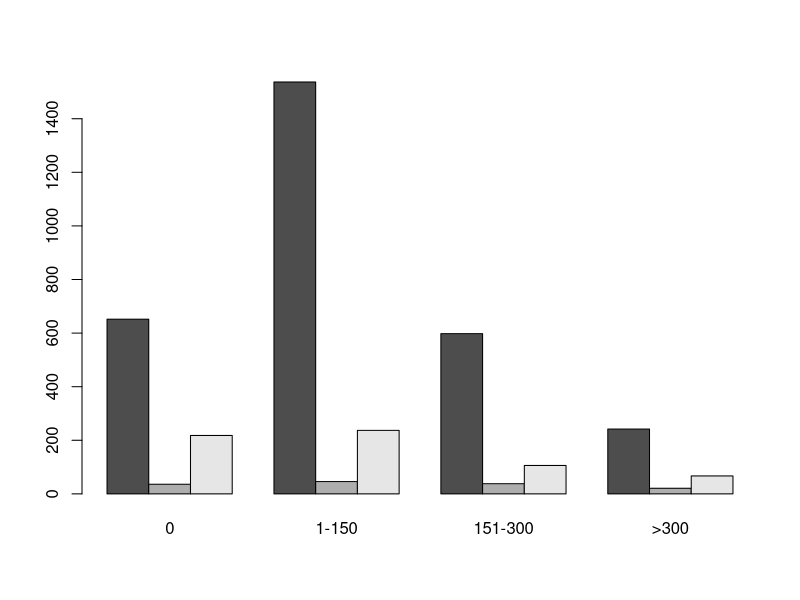
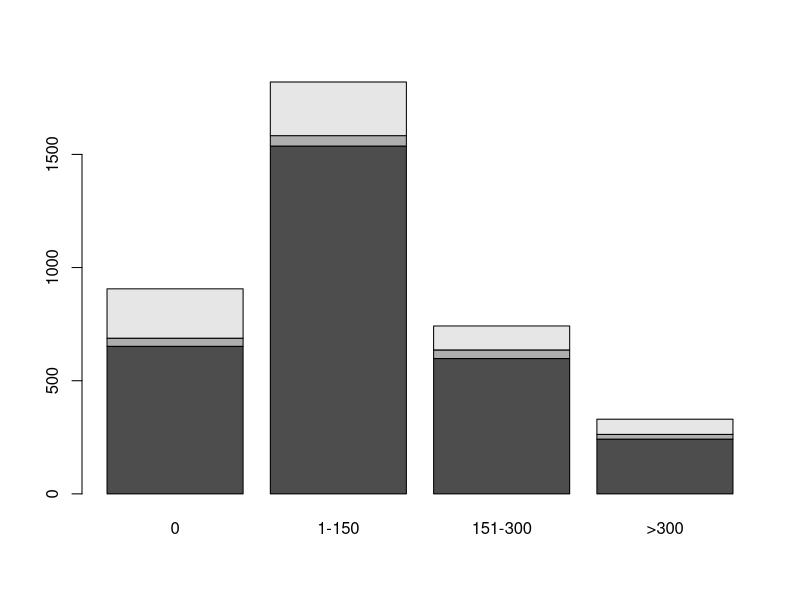
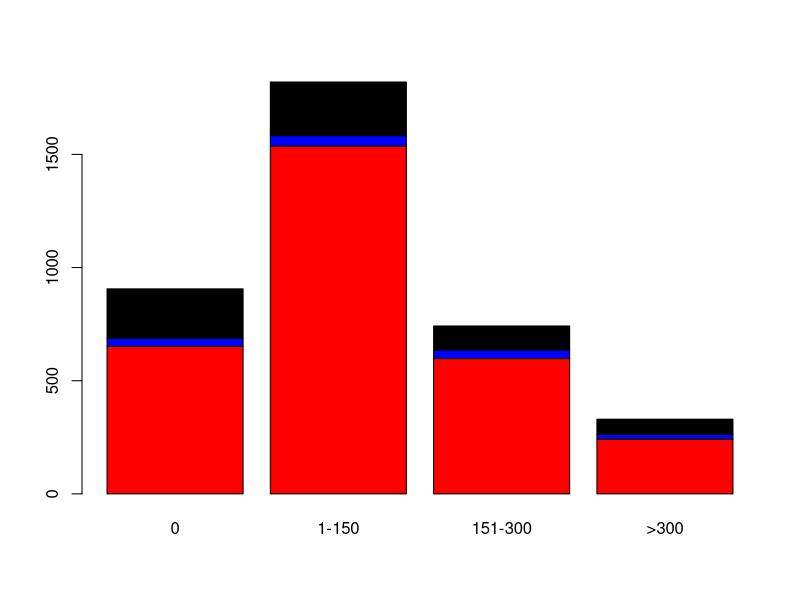
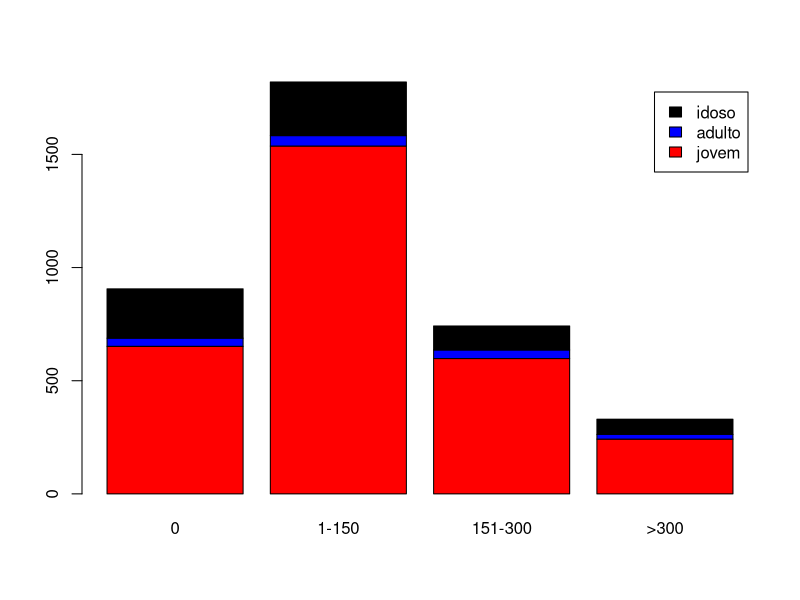
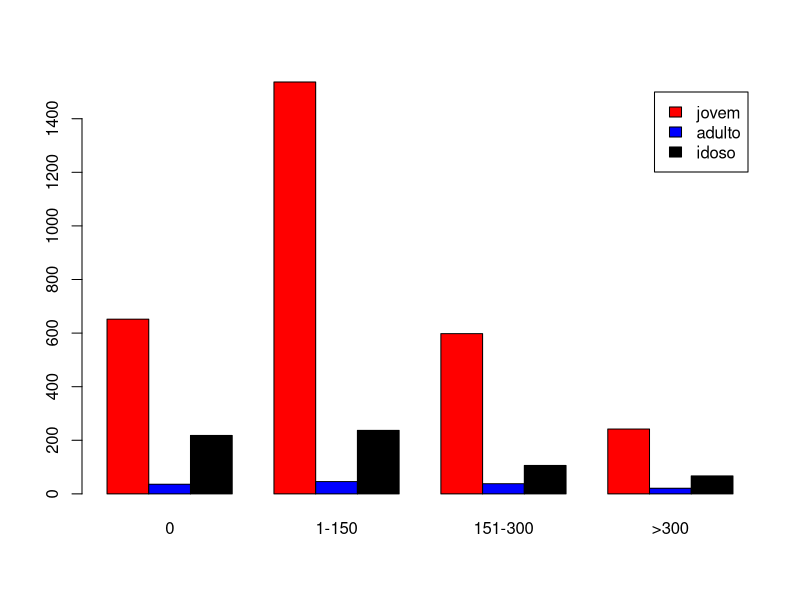
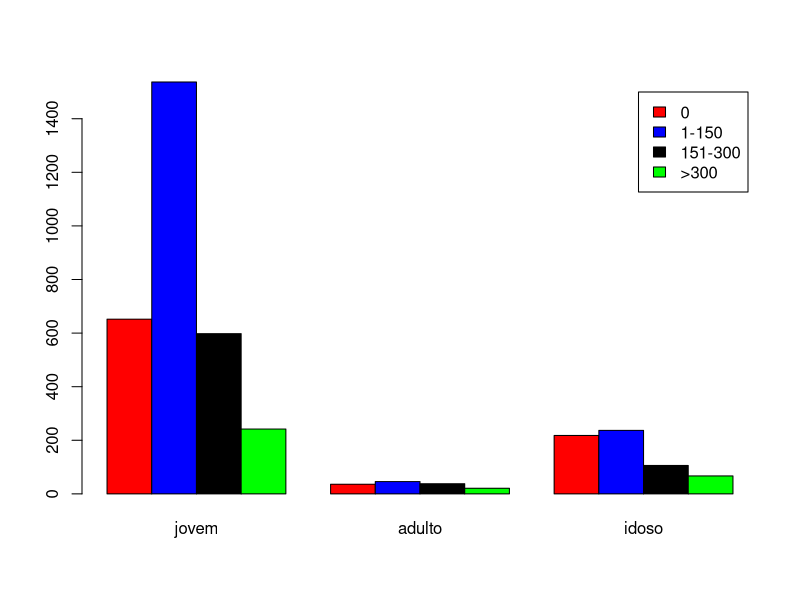

These charts were generated, in order, by the following R code:
# Bar Plot - Gráficos de Barra

# Preparando os dados - Número de casamentos em um igreja de SP
dados <- matrix(c(652,1537,598,242,36,46,38,21,218,237,106,67),nrow = 3,byrow = T)
dados

# Nomeando linhas e colunas da matriz
colnames(dados) <- c('0','1-150','151-300','>300')
rownames(dados) <- c('jovem','adulto','idoso')
dados

# Construindo o BarPLot
barplot(dados,beside = T)
barplot(dados) # gráfico de barras empilhado

# Construindo o plot - Stacked Bar Plot
# As 3 faixas de idade são representadas na mesma coluna para as diferentes quantidades
?barplot
barplot(dados,col = c('red','blue','black'))


# Crie uma legenda para o gráfico anterior
colors()
barplot(dados,col = c('red','blue','black'),legend.text = c('jovem','adulto','idoso'))

# Agora temos uma coluna para cada faixa etária, mas na mesma faixa de quantidade
barplot(dados,beside = T,col = c('red','blue','black'),legend.text = c('jovem','adulto','idoso'))

# Com a transposta da matriz, invertemos as posições entre faixa etária e faixa de quantidade
barplot(t(dados),beside = T,col = c('red','blue','black','green'),legend.text = c('0','1-150','151-300','>300'))